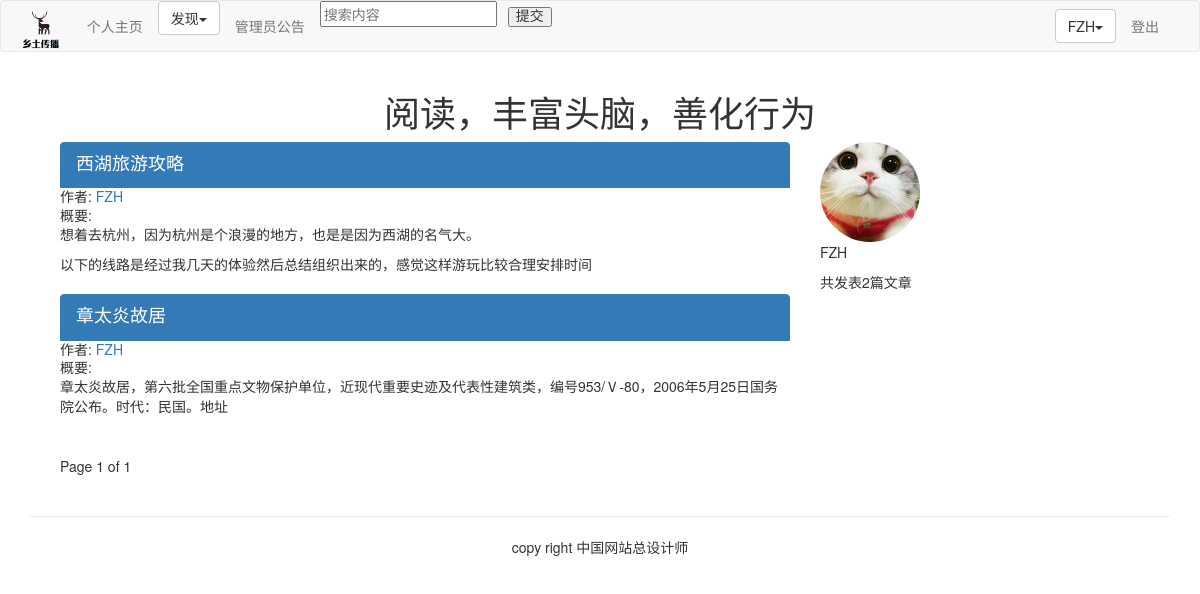
Screenshot of /article/list-article-titles/FZH/ with the database file from the repository.
### article/models.py (models this page shows, shortened)
class ArticlePost(models.Model):
    author = models.ForeignKey(User, on_delete=models.CASCADE, related_name="article")
    title = models.CharField(max_length=200)
    slug = models.SlugField(max_length=500)
    column = models.ForeignKey(ArticleColumn, on_delete=models.CASCADE, related_name="article_column")
    body = models.TextField()
    created = models.DateTimeField(default=timezone.now)
    updated = models.DateTimeField(auto_now=True)
    users_like = models.ManyToManyField(User, related_name="articles_like", blank=True)
    article_tag = models.ManyToManyField(ArticleTag, related_name='article_tag', blank=True)
    class Meta:
        ordering = ("-updated",)
        index_together = (('id', 'slug'),)
    def get_url_path(self):
        return reverse("article:article_content", args=[self.id, self.slug])

### account/models.py (models this page shows, shortened)
class UserInfo(models.Model):
    user = models.OneToOneField(User, on_delete=models.CASCADE, unique=True)
    school = models.CharField(verbose_name='学校',max_length=100, blank=True)
    company = models.CharField(verbose_name='公司',max_length=100, blank=True)
    profession = models.CharField(verbose_name='职业',max_length=100, blank=True)
    address = models.CharField(verbose_name='地址',max_length=100, blank=True)
    aboutme = models.TextField(verbose_name='详细内容',blank=True)
    photo = models.ImageField(verbose_name='图片',blank=True,upload_to="profile/")
    class Meta:
        db_table='用户信息'

### article/list_views.py (the view)
# urls.py: path('list-article-titles/', list_views.article_titles, name="article_titles"),
def article_titles(request, username=None):
    if username:
        user = User.objects.get(username=username)
        articles_title = ArticlePost.objects.filter(author=user)
        try:
            userinfo = user.userinfo
        except:
            userinfo = None
    else:
        articles_title = ArticlePost.objects.all()
    paginator = Paginator(articles_title, 2)
    page = request.GET.get('page')# 获得page
    try:
        current_page = paginator.page(page)
        articles = current_page.object_list
    except PageNotAnInteger:
        current_page = paginator.page(1)
        articles = current_page.object_list
    except EmptyPage:
        current_page = paginator.page(paginator.num_pages)
        articles = current_page.object_list
    if username:
        return render(request, "article/list/author_articles.html", {"articles": articles, "page": current_page, "userinfo": userinfo, "user": user})
    return render(request, "article/list/article_titles.html", {"articles": articles, "page": current_page})

### article/templatetags/article_tags.py (called while the page is built)
@register.simple_tag
def author_total_articles(user):
    return user.article.count()

### templates/article/list/author_articles.html (shortened to what this page needs)
{% extends "base.html" %}
{% load article_tags %}
{% load staticfiles %}
{% block content %}
<div class="row text-center vertical-middle-sm">
    <h1>阅读，丰富头脑，善化行为</h1>
</div>
<div class="container">
    <div class="col-md-8">
        {% for article in articles %}
        <div class="list-group">
            <a href="{{article.get_url_path}}" class="list-group-item active">
                <h4 class="list-group-item-heading">{{article.title}}</h4>
            </a>
            <p class="list-group-item-text">作者:
                <a href="{% url 'article:author_articles' article.author.username %}">{{article.author.username}}</a>
            </p>
            <p class="list-group-item-text">概要:{{article.body|slice:'70'|linebreaks}} </p>
        </div>
        {% endfor %}
        {% include "paginator.html" %}
    </div>
    <div class="col-md-4">
        <div>
            {% if userinfo.photo %}
            <img src="/media/profile/{{userinfo.photo }}" class="img-circle" id="my_photo" name="user_face" style="width: 100px">
            {% else %}
            <img name="user_face" src="{% static 'images/avatar.png' %}" class="img-circle" id="my_photo" style="width: 100px">
            {% endif %}
        </div>
        <div>
            <p>{{ user.username }}</p>
            <p>共发表{% author_total_articles user %}篇文章</p>
        </div>
    </div>
</div>
{% endblock %}

### templates/header.html (shortened to what this page needs)
{% load staticfiles %}
    <nav class="navbar navbar-default" role="navigation">
        <div class="container-fluid">
        <div class="navbar-header">
            <a href="#"><img src="{% static '/images/logo.png' %}" height ="50px"></a>
        </div>
        <div>
            <ul class="nav navbar-nav" role="navigation">
                <li><a href="{% url 'home' %}">个人主页</a></li>
                <li>
                	<div class="dropdown">
                	<button class="btn btn-default dropdown-toggle" type="button" id='dropdownMenu' data-toggle='dropdown'>发现<span class='caret'></span></button>
	            	</div>
	        	</li>
	        	<li><a href="{% url 'blog:blog_list' %}">管理员公告</a></li>
	            <li>
       				<input  type="text" placeholder="搜索内容" / ><span class="glyphicon glyphicon-search"><button>提交</button></span>
				</li>
            </ul>
            <ul class="nav navbar-nav navbar-right" style="margin-right:10px">
                {% if user.is_authenticated %}
                <li>
                    <div class="dropdown" style="margin-top:8px">
                        <button class='btn btn-default dropdown-toggle' type='button' id='dropdownMenu' data-toggle='dropdown'>
                            {{ user.username }}<span class='caret'></span>
                        </button>
                    </div>
                </li>
                <li><a href="{% url 'account:user_logout' %}">登出</a></li>
                {% else %}
                <li><a href="{% url 'account:user_login' %}">登陆</a></li>
                <li><a href="{% url 'account:user_register' %}">注册</a></li>
                {% endif %}
            </ul>
        </div>
    </div>
    </nav>

### rows the page displays
ArticlePost: title "西湖旅游攻略", author.username "FZH", body "想着去杭州，因为杭州是个浪漫的地方，也是是因为西湖的名气大。 以下的线路是经过我几天的体验然后总结组织出来的，感觉这样游玩比较合理安排时间"
ArticlePost: title "章太炎故居", author.username "FZH", body "章太炎故居，第六批全国重点文物保护单位，近现代重要史迹及代表性建筑类，编号953/Ⅴ-80，2006年5月25日国务院公布。时代：民国。地址"
UserInfo: photo (picture)

### other values shown
{{ user.username }} "FZH"
{{ page.number }} "1"
{{ page.paginator.num_pages }} "1"
